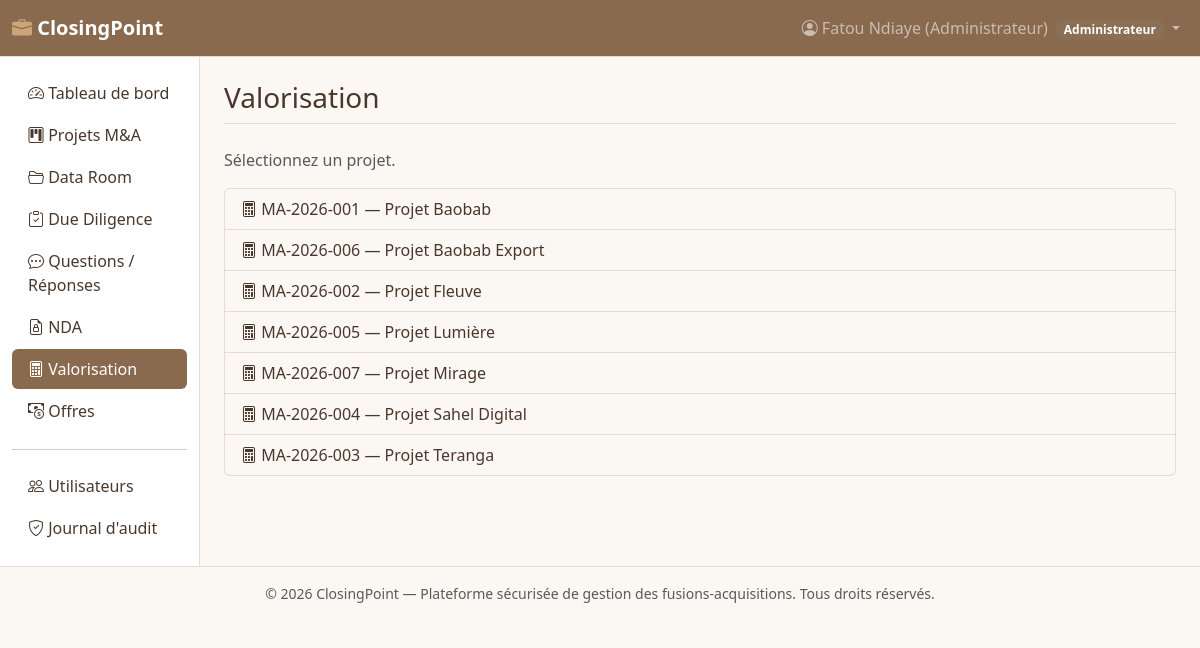
Screenshot of /modules/valuation/list.php (signed in) with the database file from the repository.
### tables this page shows
CREATE TABLE ma_projects (
    id INT AUTO_INCREMENT PRIMARY KEY,
    code_projet VARCHAR(20) NOT NULL UNIQUE,
    nom_projet VARCHAR(180) NOT NULL,
    societe_cible VARCHAR(180) NOT NULL,
    societe_acquereur VARCHAR(180) NOT NULL,
    secteur VARCHAR(100) DEFAULT NULL,
    statut ENUM('prospection','nda_signe','due_diligence','negociation','closing','abandonne') NOT NULL DEFAULT 'prospection',
    valeur_estimee DECIMAL(18,2) DEFAULT NULL,
    devise VARCHAR(10) NOT NULL DEFAULT 'FCFA',
    date_debut DATE DEFAULT NULL,
    date_cible_closing DATE DEFAULT NULL,
    description TEXT,
    created_by INT NOT NULL,
    created_at DATETIME NOT NULL DEFAULT CURRENT_TIMESTAMP,
    updated_at DATETIME NOT NULL DEFAULT CURRENT_TIMESTAMP ON UPDATE CURRENT_TIMESTAMP,
    CONSTRAINT fk_proj_creator FOREIGN KEY (created_by) REFERENCES users(id) ON DELETE RESTRICT
);

### includes/security.php (called while the page is built, shortened)
<?php
function e(?string $value): string
{
    return htmlspecialchars($value ?? '', ENT_QUOTES, 'UTF-8');
}

### modules/valuation/list.php (the view, shortened to what this page needs)
<?php
require_once __DIR__ . '/../../includes/bootstrap.php';
$projectId = (int)($_GET['project_id'] ?? 0);
if (!$projectId) {
    $projects = $pdo->query('SELECT * FROM ma_projects ORDER BY nom_projet')->fetchAll();
    require __DIR__ . '/../../includes/header.php';
    ?>
    <p class="text-muted">Sélectionnez un projet.</p>
    <div class="list-group">
      <?php foreach ($projects as $p): ?>
        <a href="list.php?project_id=<?= (int)$p['id'] ?>" class="list-group-item list-group-item-action"><i class="bi bi-calculator"></i> <?= e($p['code_projet']) ?> — <?= e($p['nom_projet']) ?></a>
      <?php endforeach; ?>
    </div>
    <?php require __DIR__ . '/../../includes/footer.php'; exit; ?>
<?php }
require __DIR__ . '/../../includes/header.php';
?>
<?php require __DIR__ . '/../../includes/footer.php'; ?>

### public/assets/css/style.css (style rules this page uses)
:root { --cp-nude: #F5EDE4; --cp-camel: #C9A579; --cp-camel-dark: #B08D63; --cp-brown: #8A6A4E; --cp-brown-dark: #6E4A33; --cp-text: #4A372B; --bs-body-bg: #FBF7F2; --bs-body-color: var(--cp-text); --bs-primary: var(--cp-brown); --bs-primary-rgb: 138, 106, 78; --bs-primary-bg-subtle: var(--cp-nude); --bs-primary-border-subtle: #D9BFA0; --bs-primary-text-emphasis: var(--cp-brown-dark); --bs-secondary: #8A6F55; --bs-secondary-rgb: 138, 111, 85; --bs-dark: var(--cp-brown); --bs-dark-rgb: 138, 106, 78; --bs-border-color: #E7DCCD; --bs-link-color: var(--cp-brown); --bs-link-color-rgb: 138, 106, 78; --bs-link-hover-color: var(--cp-brown-dark); --bs-link-hover-color-rgb: 110, 74, 51; }
body { background-color: var(--bs-body-bg); }

### rows the page displays
ma_projects: code_projet "MA-2026-001", nom_projet "Projet Baobab"
ma_projects: code_projet "MA-2026-006", nom_projet "Projet Baobab Export"
ma_projects: code_projet "MA-2026-002", nom_projet "Projet Fleuve"
ma_projects: code_projet "MA-2026-005", nom_projet "Projet Lumière"
ma_projects: code_projet "MA-2026-007", nom_projet "Projet Mirage"
ma_projects: code_projet "MA-2026-004", nom_projet "Projet Sahel Digital"
ma_projects: code_projet "MA-2026-003", nom_projet "Projet Teranga"

### other values shown
SITE_NAME "ClosingPoint"
$user['full_name'] "Fatou Ndiaye (Administrateur)"
roleLabel($user['role']) "Administrateur"
$label "Tableau de bord Projets M&A Data Room Due Diligence Questions / Réponses NDA Valorisation Offres Utilisateurs Journal d'audit"
$pageTitle "Valorisation"
